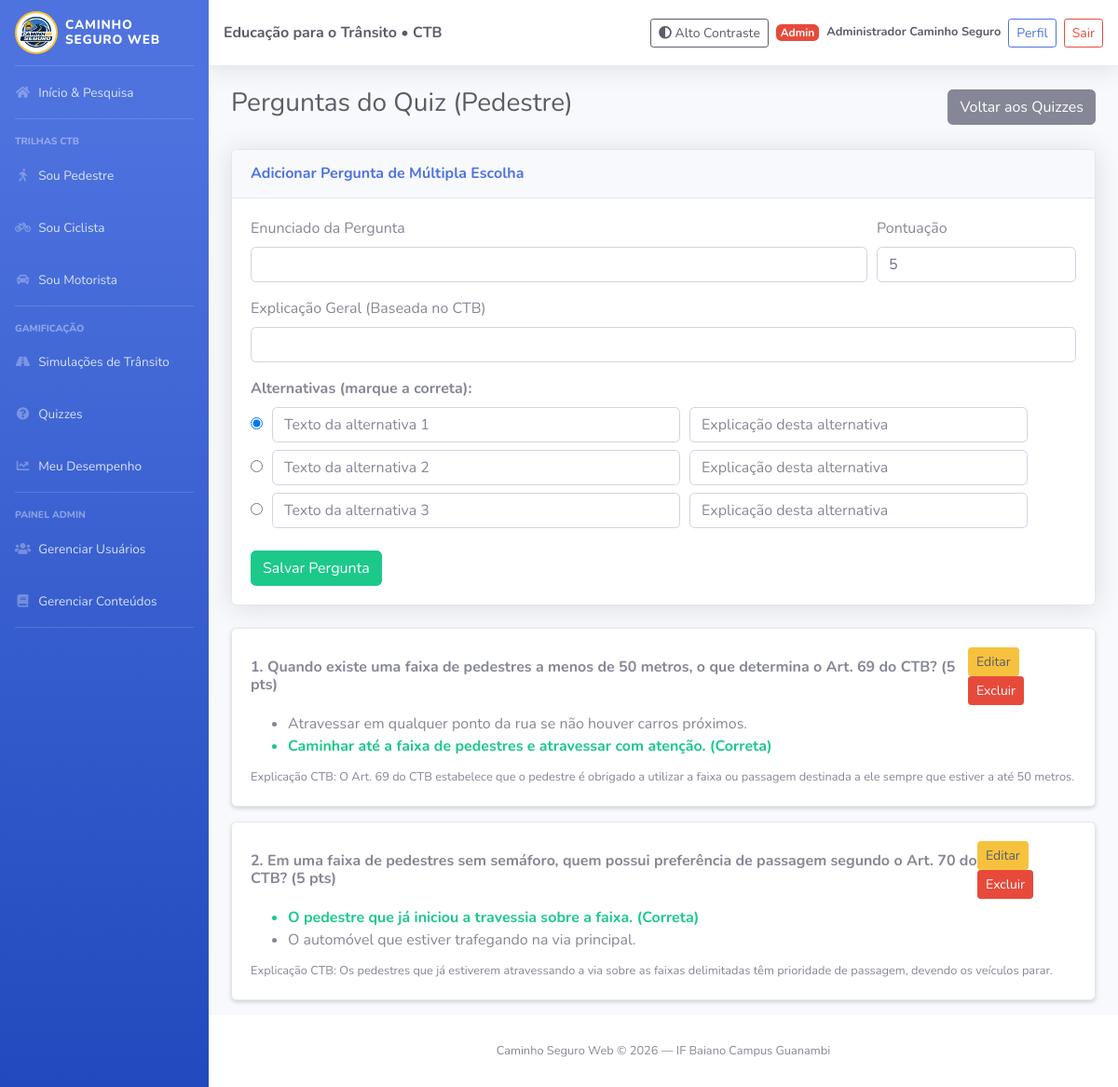
Screenshot of /quiz/perguntas/1 (signed in) with the database file from the repository.
### tables this page shows
CREATE TABLE quiz (
    id_quiz INT AUTO_INCREMENT PRIMARY KEY,
    quant_perguntas INT NOT NULL,
    nivel_dificuldade INT NOT NULL,
    pontuacao_total FLOAT NOT NULL,
    perfil_associado VARCHAR(30) NOT NULL,
    id_usuario INT NOT NULL,
    CONSTRAINT fk_quiz_usuario FOREIGN KEY (id_usuario) REFERENCES usuario(id_usuario) ON DELETE CASCADE
);

CREATE TABLE perguntas_quiz (
    id_pergunta INT AUTO_INCREMENT PRIMARY KEY,
    texto_pergunta VARCHAR(255) NOT NULL,
    pontuacao FLOAT NOT NULL,
    explicacao VARCHAR(255) NOT NULL,
    id_quiz INT NOT NULL,
    CONSTRAINT fk_pergunta_quiz FOREIGN KEY (id_quiz) REFERENCES quiz(id_quiz) ON DELETE CASCADE
);

CREATE TABLE alternativas (
    id_alternativa INT AUTO_INCREMENT PRIMARY KEY,
    texto_alternativa VARCHAR(255) NOT NULL,
    status_alternativa BOOLEAN NOT NULL,
    explicacao_altern VARCHAR(255) NOT NULL,
    id_pergunta INT NOT NULL,
    CONSTRAINT fk_alternativa_pergunta FOREIGN KEY (id_pergunta) REFERENCES perguntas_quiz(id_pergunta) ON DELETE CASCADE
);

### app/Controllers/BaseController.php (called while the page is built, shortened)
<?php
class BaseController
{
    public function __construct()
    {
        $this->pdo = Database::connect();
    }
    protected function render($view, $dados = [])
    {
        extract($dados);
        require_once __DIR__ . '/../Views/' . $view . '.php';
    }
}

### app/Controllers/QuizController.php (called while the page is built, shortened)
<?php
class QuizController extends BaseController
{
    public function perguntas($idQuiz)
    {
        $idQuiz = (int)$idQuiz;
        $quizModel = new Quiz();
        $perguntaModel = new PerguntaQuiz();
        $quiz = $quizModel->buscarPorId($this->pdo, $idQuiz);
        $perguntas = $perguntaModel->listarPorQuiz($this->pdo, $idQuiz);
        $this->render('quizzes/perguntas', [
            'quiz' => $quiz,
            'perguntas' => $perguntas
        ]);
    }
}

### public/index.php (called while the page is built, shortened)
<?php
require_once __DIR__ . '/../config/Database.php';
spl_autoload_register(function (string $class) {
$file = __DIR__ . '/../app/'
. str_replace(['App\\', '\\'], ['', '/'], $class) . '.php';
});
$url = explode('/', trim($_GET['url'] ?? 'user/index', '/'));
$method = $url[1] ?? 'index';
$params = array_slice($url, 2);
(new $controller())->$method(...$params);

### config/database.php (called while the page is built, shortened)
<?php
class Database
{
    public static function connect()
    {
        $host = 'localhost';
        $db = 'caminho_seguro';
        $user = 'root';
        $pass = '';
        try {
            $pdo = new PDO("mysql:host=$host;dbname=$db;charset=utf8mb4", $user, $pass);
            $pdo->setAttribute(PDO::ATTR_ERRMODE, PDO::ERRMODE_EXCEPTION);
            return $pdo;
        } catch (PDOException $e) {
            die("Falha na conexão com o banco de dados: " . $e->getMessage());
        }
    }
}

### app/Models/Quiz.php (called while the page is built, shortened)
<?php
class Quiz
{
    public function buscarPorId($pdo, $id)
    {
        $sql = "SELECT * FROM quiz WHERE id_quiz = :id LIMIT 1";
        $stmt = $pdo->prepare($sql);
        $stmt->execute([':id' => $id]);
        return $stmt->fetch(PDO::FETCH_ASSOC);
    }
}

### app/Models/PerguntaQuiz.php (called while the page is built, shortened)
<?php
class PerguntaQuiz
{
    public function listarPorQuiz($pdo, $idQuiz)
    {
        $sql = "SELECT * FROM perguntas_quiz WHERE id_quiz = :id_quiz ORDER BY id_pergunta ASC";
        $stmt = $pdo->prepare($sql);
        $stmt->execute([':id_quiz' => $idQuiz]);
        $perguntas = $stmt->fetchAll(PDO::FETCH_ASSOC);
        $alternativaModel = new Alternativa();
        foreach ($perguntas as &$p) {
            $p['alternativas'] = $alternativaModel->listarPorPergunta($pdo, $p['id_pergunta']);
        }
        return $perguntas;
    }
}

### app/Models/alternativa.php (called while the page is built, shortened)
<?php
class Alternativa
{
    public function listarPorPergunta($pdo, $idPergunta)
    {
        $sql = "SELECT * FROM alternativas WHERE id_pergunta = :id_pergunta ORDER BY id_alternativa ASC";
        $stmt = $pdo->prepare($sql);
        $stmt->execute([':id_pergunta' => $idPergunta]);
        return $stmt->fetchAll(PDO::FETCH_ASSOC);
    }
}

### app/Views/quizzes/perguntas.php (the view)
<?php require_once __DIR__ . '/../layouts/header.php'; ?>
<div class="container-fluid">
    <div class="d-flex justify-content-between align-items-center mb-4">
        <h1 class="h3 text-gray-800">Perguntas do Quiz (<?= htmlspecialchars($quiz['perfil_associado']) ?>)</h1>
        <a href="/caminhoseguroWeb2/quiz/index" class="btn btn-secondary">Voltar aos Quizzes</a>
    </div>
    <div class="card shadow mb-4">
        <div class="card-header py-3">
            <h6 class="m-0 font-weight-bold text-primary">Adicionar Pergunta de Múltipla Escolha</h6>
        </div>
        <div class="card-body">
            <form action="/caminhoseguroWeb2/quiz/perguntas/<?= $quiz['id_quiz'] ?>" method="POST">
                <div class="form-row">
                    <div class="form-group col-md-9">
                        <label>Enunciado da Pergunta</label>
                        <input type="text" name="texto_pergunta" class="form-control" required>
                    </div>
                    <div class="form-group col-md-3">
                        <label>Pontuação</label>
                        <input type="number" step="0.5" name="pontuacao" class="form-control" value="5" required>
                    </div>
                </div>
                <div class="form-group">
                    <label>Explicação Geral (Baseada no CTB)</label>
                    <input type="text" name="explicacao" class="form-control" required>
                </div>
                <label class="font-weight-bold">Alternativas (marque a correta):</label>
                <?php for ($i = 0; $i < 3; $i++): ?>
                    <div class="form-row align-items-center mb-2">
                        <div class="col-auto">
                            <input type="radio" name="correta" value="<?= $i ?>" <?= $i === 0 ? 'checked' : '' ?>>
                        </div>
                        <div class="col-md-6">
                            <input type="text" name="alternativas[<?= $i ?>][texto]" class="form-control" placeholder="Texto da alternativa <?= $i + 1 ?>" required>
                        </div>
                        <div class="col-md-5">
                            <input type="text" name="alternativas[<?= $i ?>][explicacao]" class="form-control" placeholder="Explicação desta alternativa">
                        </div>
                    </div>
                <?php endfor; ?>
                <button type="submit" class="btn btn-success mt-3">Salvar Pergunta</button>
            </form>
        </div>
    </div>
    <?php foreach ($perguntas as $idx => $p): ?>
        <div class="card shadow-sm mb-3">
            <div class="card-body">
                <div class="d-flex justify-content-between align-items-center mb-2">
                    <h6 class="font-weight-bold mb-0"><?= ($idx + 1) . '. ' . htmlspecialchars($p['texto_pergunta']) ?> (<?= $p['pontuacao'] ?> pts)</h6>
                    <div>
                        <a href="/caminhoseguroWeb2/quiz/editarPergunta/<?= $p['id_pergunta'] ?>/<?= $quiz['id_quiz'] ?>" class="btn btn-sm btn-warning text-dark">Editar</a>
                        <a href="/caminhoseguroWeb2/quiz/excluirPergunta/<?= $p['id_pergunta'] ?>/<?= $quiz['id_quiz'] ?>" class="btn btn-sm btn-danger" onclick="return confirm('Excluir esta pergunta?');">Excluir</a>
                    </div>
                </div>
                <ul class="mb-2">
                    <?php foreach ($p['alternativas'] as $alt): ?>
                        <li class="<?= (int)$alt['status_alternativa'] === 1 ? 'text-success font-weight-bold' : '' ?>">
                            <?= htmlspecialchars($alt['texto_alternativa']) ?>
                            <?= (int)$alt['status_alternativa'] === 1 ? '(Correta)' : '' ?>
                        </li>
                    <?php endforeach; ?>
                </ul>
                <small class="text-muted">Explicação CTB: <?= htmlspecialchars($p['explicacao']) ?></small>
            </div>
        </div>
    <?php endforeach; ?>
</div>
<?php require_once __DIR__ . '/../layouts/footer.php'; ?>

### rows the page displays
quiz: perfil_associado "Pedestre"
perguntas_quiz: texto_pergunta "Quando existe uma faixa de pedestres a menos de 50 metros, o que determina o Art. 69 do CTB?", pontuacao "5", explicacao "O Art. 69 do CTB estabelece que o pedestre é obrigado a utilizar a faixa ou passagem destinada a ele sempre que estiver a até 50 metros."
alternativas: texto_alternativa "Atravessar em qualquer ponto da rua se não houver carros próximos."
alternativas: texto_alternativa "Caminhar até a faixa de pedestres e atravessar com atenção.", status_alternativa "(Correta)"
perguntas_quiz: texto_pergunta "Em uma faixa de pedestres sem semáforo, quem possui preferência de passagem segundo o Art. 70 do CTB?", pontuacao "5", explicacao "Os pedestres que já estiverem atravessando a via sobre as faixas delimitadas têm prioridade de passagem, devendo os veículos parar."
alternativas: texto_alternativa "O pedestre que já iniciou a travessia sobre a faixa.", status_alternativa "(Correta)"
alternativas: texto_alternativa "O automóvel que estiver trafegando na via principal."

### other values shown
$_SESSION['usuario_nome'] "Administrador Caminho Seguro"
